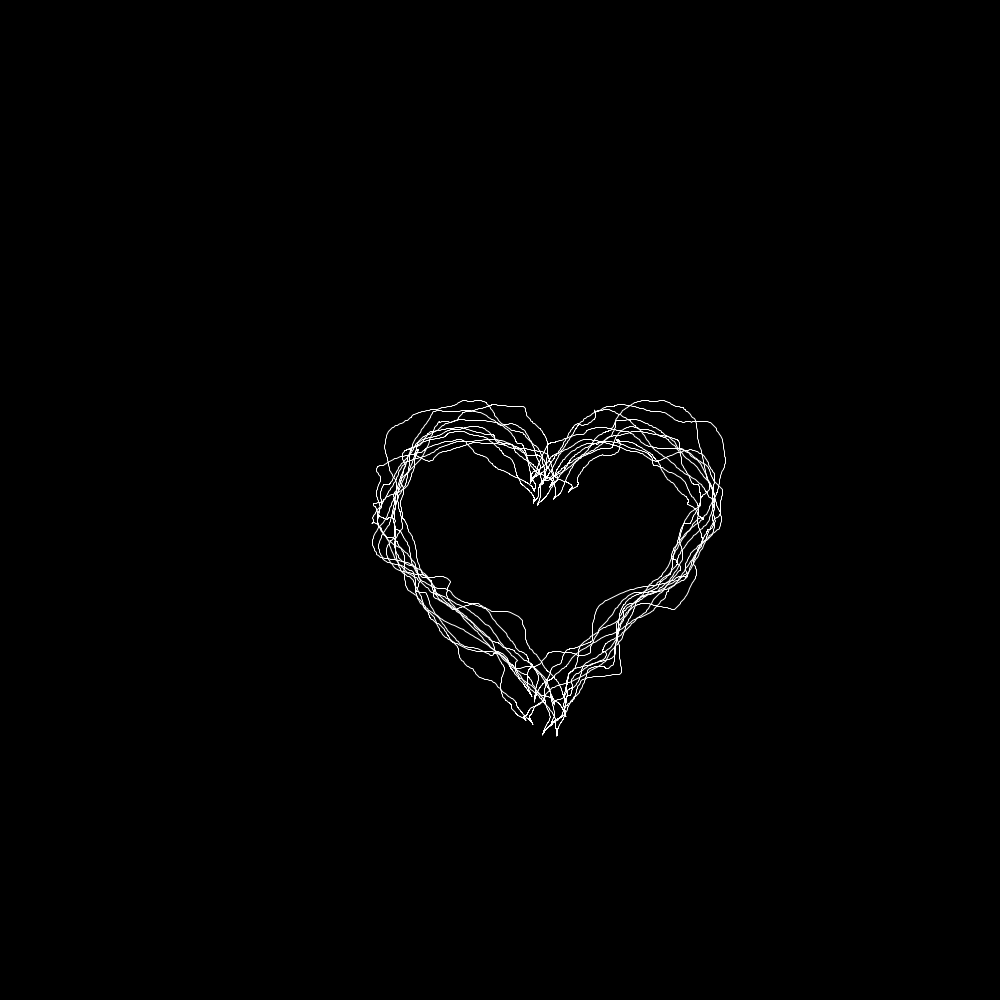
Frame 1 (no input)
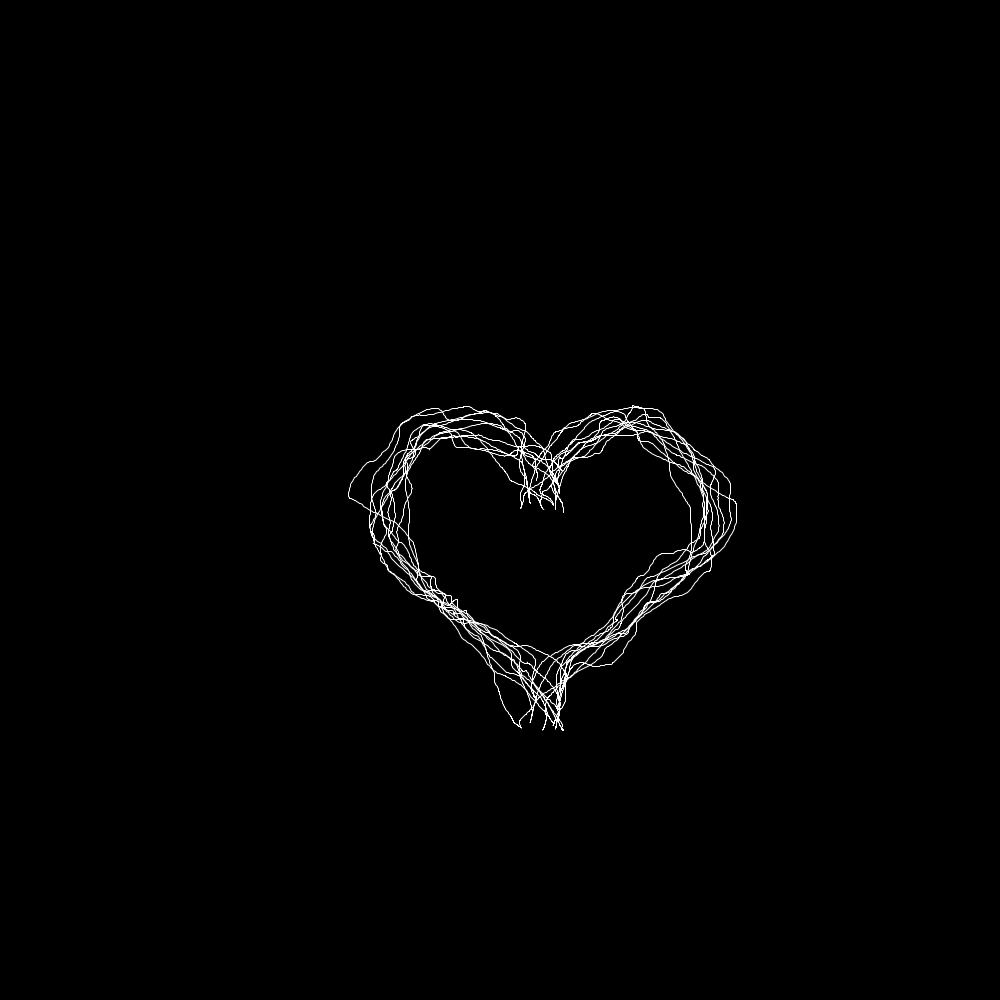
Frame 60 (the mouse pressed at the canvas centre just before this capture)
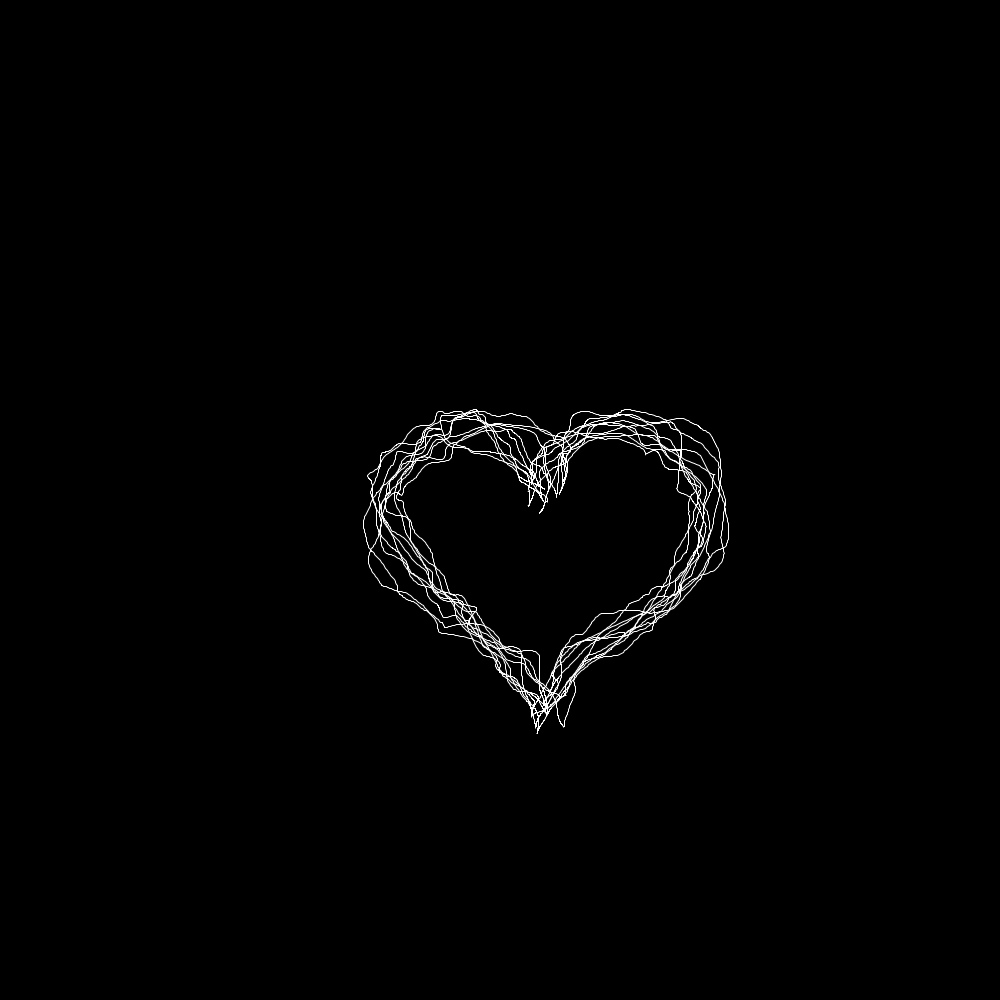
Frame 120 (the mouse held since frame 60 and released just before this capture)

The Processing sketch that drew these frames (run headless with seeded random() and noise(); from frame 60 on, the mouse is pressed at the canvas centre):

// Processing sketch: Undulating_heart
// ── Undulating_heart.pde
float count =0;
void setup() {
  size(1000,1000);
}
void draw() {
  background(0);
  translate(width/2,height/2);
  noFill();
  for (int j=0; j<10 ; j+=1) {
    beginShape();
    for (float i=0; i<TWO_PI; i+=(TWO_PI/1000)) {
      float x = 16*pow(sin(i),3);
      float y = 13 * cos(i) - 5 * cos(2*i) - 2 * cos(3*i) - cos(4* i);
      stroke(255);
      vertex(x*10+noise(x/10+count,y/10+count,j)*100,-y*10+noise(x/10+count,y/10+count,j+1)*100);
    }
    endShape();
  }
  count+=0.01;
}
